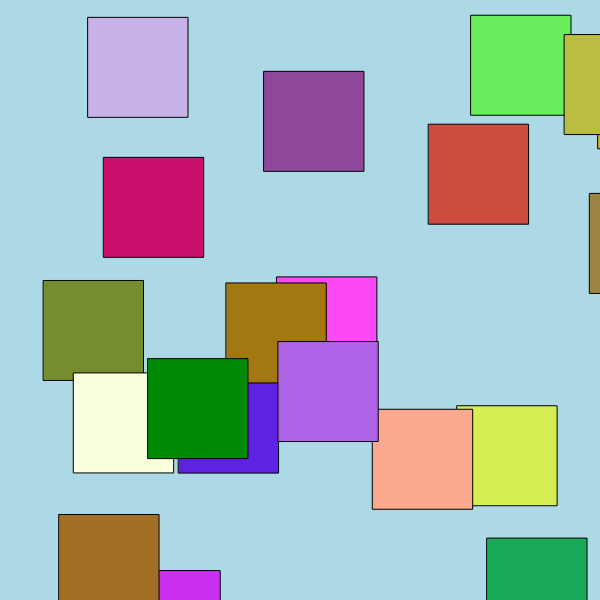
Frame 1 (no input)
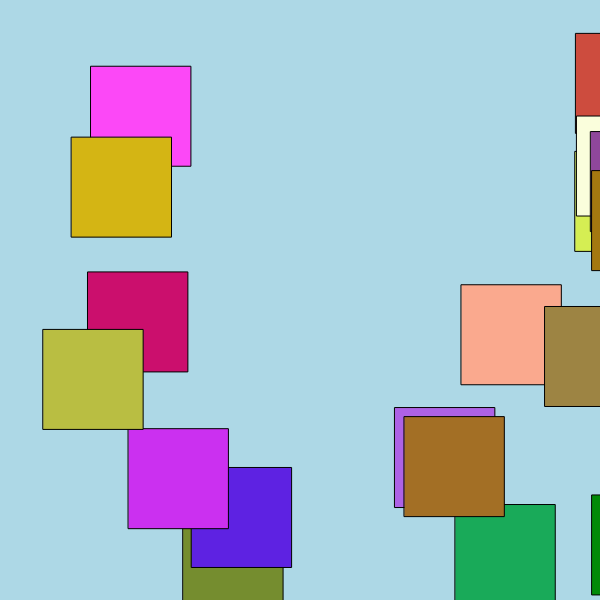
Frame 60 (no input)
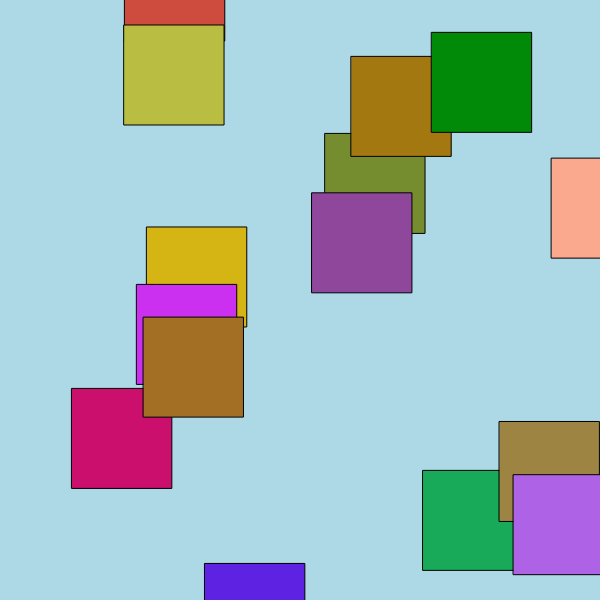
Frame 120 (the mouse pressed at the canvas centre since frame 60)

The p5.js sketch that drew these frames (run headless with seeded random() and noise() and a simulated clock; from frame 60 on, the mouse is pressed at the canvas centre):

// p5.js sketch
// ── sketch.js
var cars = [];

function setup() {
  // put setup code here
  createCanvas(600, 600);

  for (var i = 0; i < 20; i++) {
    cars.push(new Car());
  }

}

function draw() {
  background('lightblue');

for (var i = 0; i < cars.length; i++) {
  cars[i].display();
  cars[i].drive();
}

}
// our Car class
function Car() {
  //attribute
  this.pos = createVector(random(width), random(height));
  this.vel = createVector(random(-5, 5), random(-5, 5));
  this.r = random(255);
  this.g = random(255);
  this.b = random(255);

  //methods
  this.display = function() {
    fill(this.r, this.g, this.b);
    rect(this.pos.x, this.pos.y, 100, 100);
  }

  this.drive = function() {
    this.pos.add(this.vel);
    if (this.pos.x > width) this.pos.x = 0;
    if (this.pos.x < 0) this.pos.x = width;
    if (this.pos.y > height) this.pos.y = 0;
    if (this.pos.x < 0) this.pos.y = height;
  }


}
